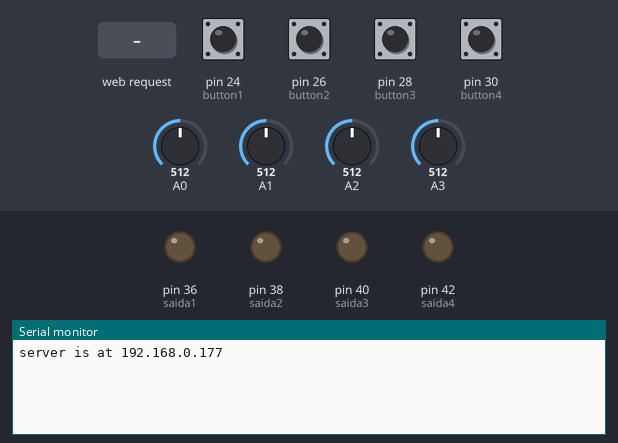
Bench run of a sketch on a simulated Arduino Mega 2560, built with avr-gcc and run on an emulated ATmega2560. On the bench: output pins drawn as LEDs (lit = HIGH), the last lines printed to the serial monitor. The test bench sets the inputs (shaded band); at power-on: pin 24 (button1), pin 26 (button2), pin 28 (button3), pin 30 (button4) LOW, A0 = 512, A1 = 512, A2 = 512, A3 = 512. WiFi joins after 1.5 s; servers stay silent unless stated.

Above: at 1.2 s.
1.3 s: HTTP request GET /a received
At 2.4 s:
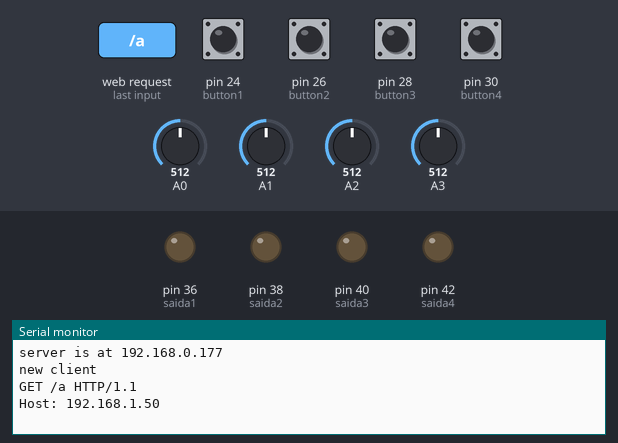
2.8 s: HTTP request GET /b received
At 3.5 s:
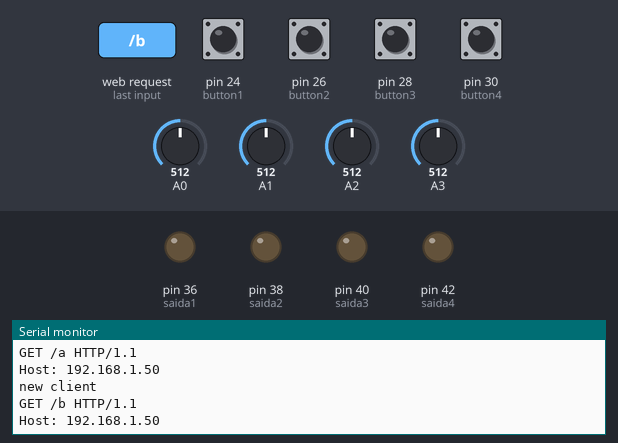
4.3 s: HTTP request GET /c received
At 4.7 s:
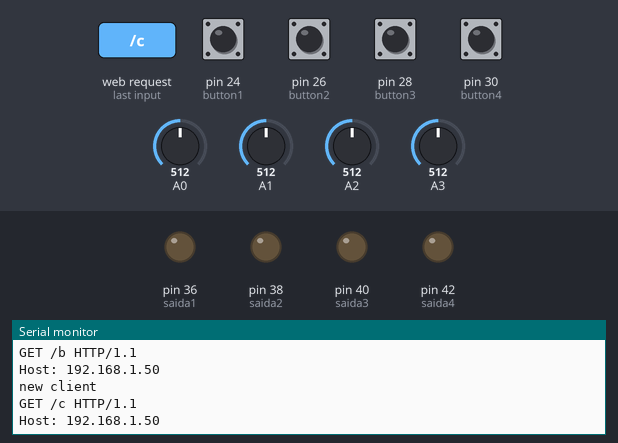

Measured:
- after the input at 1.3 s, the serial monitor: prints a new line at once (image 1)
- after the input at 2.8 s, the serial monitor: prints a new line at once (image 2)
- after the input at 4.3 s, the serial monitor: prints a new line at once (image 3)

The sketch:

arduweb_ethernet.ino
```cpp
/*
http://192.168.0.177/?a=0&b=0&c=0&d=0
http://192.168.0.177/?a=1&b=1&c=1&d=1
*/

//Branch dev

#include <SPI.h>
#include <Ethernet.h>

//Master
//v2

byte mac[] = {0xDE, 0xAD, 0xBE, 0xEF, 0xFE, 0xED };
IPAddress ip(192,168,0,177);
IPAddress gateway(192,168,0, 1);
IPAddress subnet(255, 255, 255, 0);

EthernetServer server(80);

const unsigned int button1 = 24;
const unsigned int button2 = 26;
const unsigned int button3 = 28;
const unsigned int button4 = 30;

const unsigned int saida1 = 36;
const unsigned int saida2 = 38;
const unsigned int saida3 = 40;
const unsigned int saida4 = 42;

const unsigned int sensor1 = 0;
const unsigned int sensor2 = 1;
const unsigned int sensor3 = 2;
const unsigned int sensor4 = 3;

unsigned int va = 0; //Controle da saida digital 1
unsigned int vb = 0; //Controle da saida digital 2
unsigned int vc = 0; //Controle da saida digital 3
unsigned int vd = 0; //Controle da saida digital 4

unsigned int valores[4];

float temperaturaA = 0;
float temperaturaB = 0;
float pressao = 0;

String stringRequisicao;
String luminosidade = "";

void setup() {
 // Open serial communications and wait for port to open:
  Serial.begin(9600);

  pinMode(saida1, OUTPUT);
  pinMode(saida2, OUTPUT);
  pinMode(saida3, OUTPUT);
  pinMode(saida4, OUTPUT);

  pinMode(button1, INPUT);
  pinMode(button2, INPUT);
  pinMode(button3, INPUT);
  pinMode(button4, INPUT);

  pinMode(sensor1, INPUT); //Temperatura
  pinMode(sensor2, INPUT);
  pinMode(sensor3, INPUT);
  pinMode(sensor4, INPUT);

   delay(20);

  // start the Ethernet connection and the server:
  Ethernet.begin(mac, ip, gateway, subnet);
  server.begin();
  Serial.print("server is at ");
  Serial.println(Ethernet.localIP());

}

void parseParametros(String str) {
  String valorString;
  char valor[4];
  int startIndex;
  int endIndex;

  //VA
  valorString = "";
  startIndex = str.indexOf("a");
  endIndex = str.indexOf("b");
  valorString = str.substring(startIndex + 2, endIndex - 1);
  valorString.toCharArray(valor, sizeof(valor));
  va = atoi(valor);

  //VB
  valorString = "";
  startIndex = str.indexOf("b");
  endIndex = str.indexOf("c");
  valorString = str.substring(startIndex + 2, endIndex - 1);
  valorString.toCharArray(valor, sizeof(valor));
  vb = atoi(valor);

  //VC
  valorString = "";
  startIndex = str.indexOf("c");
  endIndex = str.indexOf("d");
  valorString = str.substring(startIndex + 2, endIndex - 1);
  valorString.toCharArray(valor, sizeof(valor));
  vc = atoi(valor);

  //VD
  valorString = "";
  startIndex = str.indexOf("d");
  endIndex = str.indexOf("e");
  valorString = str.substring(startIndex + 2, endIndex - 1);
  valorString.toCharArray(valor, sizeof(valor));
  vd = atoi(valor);
}


float calcularTemperatura(int porta){
  float temperatura = 0;
  int entrada_temperatura = 0;
  entrada_temperatura = analogRead(porta);
  temperatura = (5.0 * entrada_temperatura * 100.0);
  temperatura = temperatura / 1024;
  return temperatura;
}

String calcularLuminosidade(){
  int lumi = analogRead(2);
  String lumiResultado = "";
    if(lumi >= 1020)
      lumiResultado = "Alta";
    else if((lumi >= 1010) && (lumi < 1020))
      lumiResultado = "Media";
    else if((lumi >= 1000) && (lumi < 1010))
      lumiResultado = "Baixa";
    else if(lumi < 1000)
       lumiResultado = "Nenhuma";

       return lumiResultado;
}

float calcularPressao(){
  float pre = analogRead(3);
  float resultado = 0;

  if (pre > 0)
    resultado = (pre / 0.13157142) / 1000 ;
  else
    resultado = 0;

  return resultado;
}

void loop() {
  boolean reading = false;
  // listen for incoming clients
  EthernetClient client = server.available();
  if (client) {
    Serial.println("new client");
    // an http request ends with a blank line
    boolean currentLineIsBlank = true;
    stringRequisicao = "";

    while (client.connected()) {
      if (client.available()) {
        char c = client.read();
        Serial.write(c);
        // if you've gotten to the end of the line (received a newline
        // character) and the line is blank, the http request has ended,
        // so you can send a reply
        if(reading && c == ' '){
            reading = false;
        }

        if(c == '?'){
          reading = true; //found the ?, begin reading the info
        }

        if(reading){
          Serial.print(c);
          if (c!='?') {
            stringRequisicao += c;
          }
        }

        if (c == '\n' && currentLineIsBlank) {
          // send a standard http response header
          client.println("HTTP/1.1 200 OK");

          client.println("Content-Type: text/html");
          client.println("Access-Control-Allow-Origin: *");
          client.println();
          //client.println("<!DOCTYPE HTML>");
          //client.println("<html>");

          valores[0] = digitalRead(button1);
          valores[1] = digitalRead(button2);
          valores[2] = digitalRead(button3);
          valores[3] = digitalRead(button4);

          //json
          client.print("{");

          for (int i=0; i < 4; i++){
            client.print("\"entrada");
            client.print(i);
            client.print("\":\"");
            client.print(valores[i]);
            client.print("\",");
          }

          client.print("\"temperatura1\":\"");
          client.print(calcularTemperatura(0));
          client.print("\",");

          client.print("\"temperatura2\":\"");
          client.print(calcularTemperatura(1));
          client.print("\",");
          client.print("\"luminosidade\":\"");
          client.print(calcularLuminosidade());
          client.print("\",");

          client.print("\"pressao\":\"");
          client.print(calcularPressao());
          client.print("\"");

          client.println("}");

          break;
        }
        if (c == '\n') {
          // you're starting a new line
          currentLineIsBlank = true;
        }
        else if (c != '\r') {
          // you've gotten a character on the current line
          currentLineIsBlank = false;
        }
      }
    }

    //Se recebeu parametros na requisição executa
    if(stringRequisicao != ""){
      parseParametros(stringRequisicao);

      if(va==1){
      digitalWrite(saida1, HIGH);
      }
      else if(va==0){
        digitalWrite(saida1, LOW);
      }

      if(vb==1){
        digitalWrite(saida2, HIGH);
      }
      else if(vb==0){
        digitalWrite(saida2, LOW);
      }

      if(vc==1){
        digitalWrite(saida3, HIGH);
      }
      else if(vc==0){
        digitalWrite(saida3, LOW);
      }

      if(vd==1){
        digitalWrite(saida4, HIGH);
      }
      else if(vd==0){
        digitalWrite(saida4, LOW);
      }
    }

    delay(100);
    // close the connection:
    client.stop();
    //Serial.println("client disonnected");
  }
}
```
